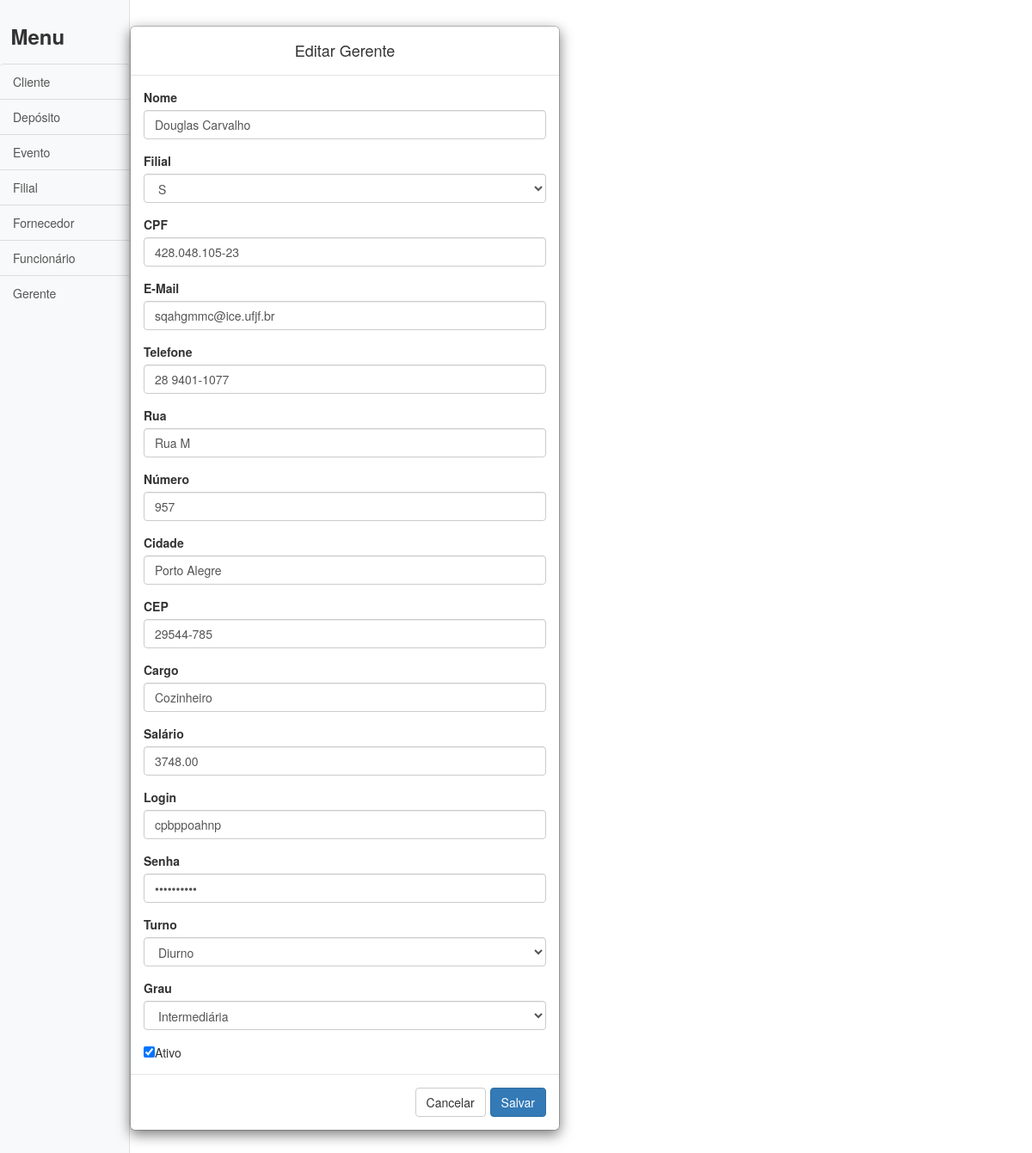
The page /Códigos/edit/gerente.php?id=101 on the database its author committed.
### tables this page shows
CREATE TABLE gerente (
	turno 		VARCHAR(200),
	grau 		VARCHAR(200),
	id_pessoa 	INTEGER 		PRIMARY KEY,
	FOREIGN KEY(id_pessoa) REFERENCES funcionario (id_pessoa)
);

CREATE TABLE pessoa (
	cidade 		VARCHAR(200),
	cep 		CHAR(9),
	numero 		INTEGER,
	rua 		VARCHAR(200),
	cpf 		VARCHAR(14),
	telefone 	VARCHAR(12),
	email 		VARCHAR(200),
	nome 		VARCHAR(200),
	id_pessoa 	INTEGER			PRIMARY KEY 	AUTO_INCREMENT
);

CREATE TABLE filial (
	nome 		VARCHAR(200)	NOT NULL,
	cep 		VARCHAR(9)		NOT NULL,
	cidade 		VARCHAR(200)	NOT NULL,
	numero 		INTEGER			NOT NULL,
	rua 		VARCHAR(200)	NOT NULL,
	id_filial 	INTEGER			PRIMARY KEY 	AUTO_INCREMENT
);

CREATE TABLE funcionario (
	cargo 		VARCHAR(200),
	salario 	NUMERIC(10,2),
	login 		VARCHAR(200),
	senha 		VARCHAR(200),
	status 		BOOLEAN,
	id_filial 	INTEGER,
	id_pessoa 	INTEGER	 		PRIMARY KEY,
	FOREIGN KEY(id_pessoa) REFERENCES pessoa (id_pessoa),
	FOREIGN KEY(id_filial) REFERENCES filial (id_filial)
);

### Códigos/edit/gerente.php (the view, shortened to what this page needs)
<!DOCTYPE html>
<html lang="en">
<head>
	<?php
		include("../header.php");
	?>
</head>
<body>
	<div class="d-flex" id="wrapper">
		<?php
			include_once("../conection.php");
			include("../sidebar_aux.php");
			$id_pessoa = $_GET['id'];
			$sql = "SELECT 		g.id_pessoa, p.nome, p.email, p.telefone,
								p.cpf, p.rua, p.numero, p.cidade, p.cep,
								f.cargo, f.salario, f.login, f.senha,
								f.status, g.turno, g.grau,
								fi.nome as 'nome_filial'
					FROM gerente g
					INNER JOIN funcionario f
						on g.id_pessoa=f.id_pessoa
					INNER JOIN pessoa p
						on f.id_pessoa=p.id_pessoa
					INNER JOIN filial fi
						on f.id_filial=fi.id_filial
					WHERE f.id_pessoa='$id_pessoa'";
			$gerente = mysqli_fetch_array( mysqli_query($conexao, $sql) );
		?>
		<div id="edit">
			<div class="modal-dialog">
				<div class="modal-content">
					<form id="filial" name="filial" action="" method="POST" target="_self">
						<div class="modal-header">
							<h4 class="modal-title">Editar Gerente</h4>
						</div>
						<div class="modal-body">
							<div class="form-group">
								<label>Nome</label>
								<input type="text" name="nome" id="nome" class="form-control" required <?php echo 'value="'.$gerente['nome'].'"'?>>
							</div>
							<div class="form-group">
								<label>Filial</label>
								<select id="nome_filial" name="nome_filial" class="form-control">
									<?php
										$sql = "SELECT DISTINCT nome
												FROM filial
												ORDER BY nome";
										$filiais = mysqli_query($conexao, $sql);
										foreach ($filiais as $filial){
											if($filial['nome'] == $gerente['nome_filial']){
												echo '<option selected>' . $filial['nome'] . '</option>';
											}
											else{
												echo '<option>' . $filial['nome'] . '</option>';
											}
										}
									?>
								</select>
							</div>
							<div class="form-group">
								<label>CPF</label>
								<input type="text" name="cpf" id="cpf" class="form-control"  onkeypress="mascara(this, '###.###.###-##')" maxlength="14" required <?php echo 'value="'.$gerente['cpf'].'"'?>>
							</div>
							<div class="form-group">
								<label>E-Mail</label>
								<input type="text" name="email" id="email" class="form-control" required <?php echo 'value="'.$gerente['email'].'"'?>>
							</div>
							<div class="form-group">
								<label>Telefone</label>
								<input type="text" name="telefone" id="telefone" class="form-control"  onkeypress="mascara(this, '## ####-####')" maxlength="12" required <?php echo 'value="'.$gerente['telefone'].'"'?>>
							</div>
							<div class="form-group">
								<label>Rua</label>
								<input type="text" name="rua" id="rua" class="form-control" required <?php echo 'value="'.$gerente['rua'].'"'?>>
							</div>
							<div class="form-group">
								<label>Número</label>
								<input type="number" name="numero" id="numero" class="form-control" required <?php echo 'value="'.$gerente['numero'].'"'?>></textarea>
							</div>
							<div class="form-group">
								<label>Cidade</label>
								<input type="text" name="cidade" id="cidade" class="form-control" required <?php echo 'value="'.$gerente['cidade'].'"'?>></textarea>
							</div>
							<div class="form-group">
								<label>CEP</label>
								<input type="text" name="cep" id="cep" class="form-control" onkeypress="mascara(this, '#####-###')" maxlength="9" required <?php echo 'value="'.$gerente['cep'].'"'?>></textarea>
							</div>
							<div class="form-group">
								<label>Cargo</label>
								<input type="text" name="cargo" id="cargo" class="form-control" required <?php echo 'value="'.$gerente['cargo'].'"'?>></textarea>
							</div>
							<div class="form-group">
								<label>Salário</label>
								<input type="text" name="salario" id="salario" class="dinheiro form-control" onkeypress="mascaraDinheiro(this)" maxlength="11" required <?php echo 'value="'.$gerente['salario'].'"'?>></textarea>
							</div>
							<div class="form-group">
								<label>Login</label>
								<input type="text" name="login" id="login" class="form-control" required <?php echo 'value="'.$gerente['login'].'"'?>></textarea>
							</div>
							<div class="form-group">
								<label>Senha</label>
								<input type="password" name="senha" id="senha" class="form-control" required <?php echo 'value="'.$gerente['senha'].'"'?>></textarea>
							</div>
							<div class="form-group">
								<label>Turno</label>
								<select id="turno" name="turno" class="form-control">
									<?php
										$options = ['Integral', 'Diurno', 'Noturno'];
										foreach ($options as $option){
											if($option == $gerente['turno']){
												echo "<option selected> $option </option>";
											}
											else{
												echo "<option> $option </option>";
											}
										}
									?>
								</select>
							</div>
							<div class="form-group">
								<label>Grau</label>
								<select id="grau" name="grau" class="form-control">
									<?php
										$options = ['Diretoria', 'Intermediária', 'Operacional'];
										foreach ($options as $option){
											if($option == $gerente['grau']){
												echo "<option selected> $option </option>";
											}
											else{
												echo "<option> $option </option>";
											}
										}
									?>
								</select>
							</div>
							<input type="checkbox" name="status" value="1" <?php if($gerente['status'] == 1) echo 'checked'; ?> >Ativo<br>
							</div>
							<div class="modal-footer">
								<a href="../gerente.php"><span class="btn btn-default" value="Cancelar">Cancelar</span></a>
								<button type="submit" class="btn btn-primary" value="Salvar" name="submit">Salvar</button>
							</div>
						</div>
				</div>
			</div>
		</div>
</body>
</html>

### Códigos/edit/css/simple-sidebar.css (style rules this page uses)
body { overflow-x: hidden; }

### Códigos/edit/css/styles.css (style rules this page uses)
body { color: #566787; background: #f5f5f5; font-family: 'Varela Round', sans-serif; font-size: 13px; }

### rows shown on the page
gerente: nome "Douglas Carvalho", cpf "428.048.105-23", email "sqahgmmc@ice.ufjf.br", telefone "28 9401-1077", rua "Rua M", numero "957", cidade "Porto Alegre", cep "29544-785", cargo "Cozinheiro", salario "3748.00", login "cpbppoahnp", turno "Diurno", grau "Intermediária"
filial: nome_filial "S"
funcionario: status "☑"
